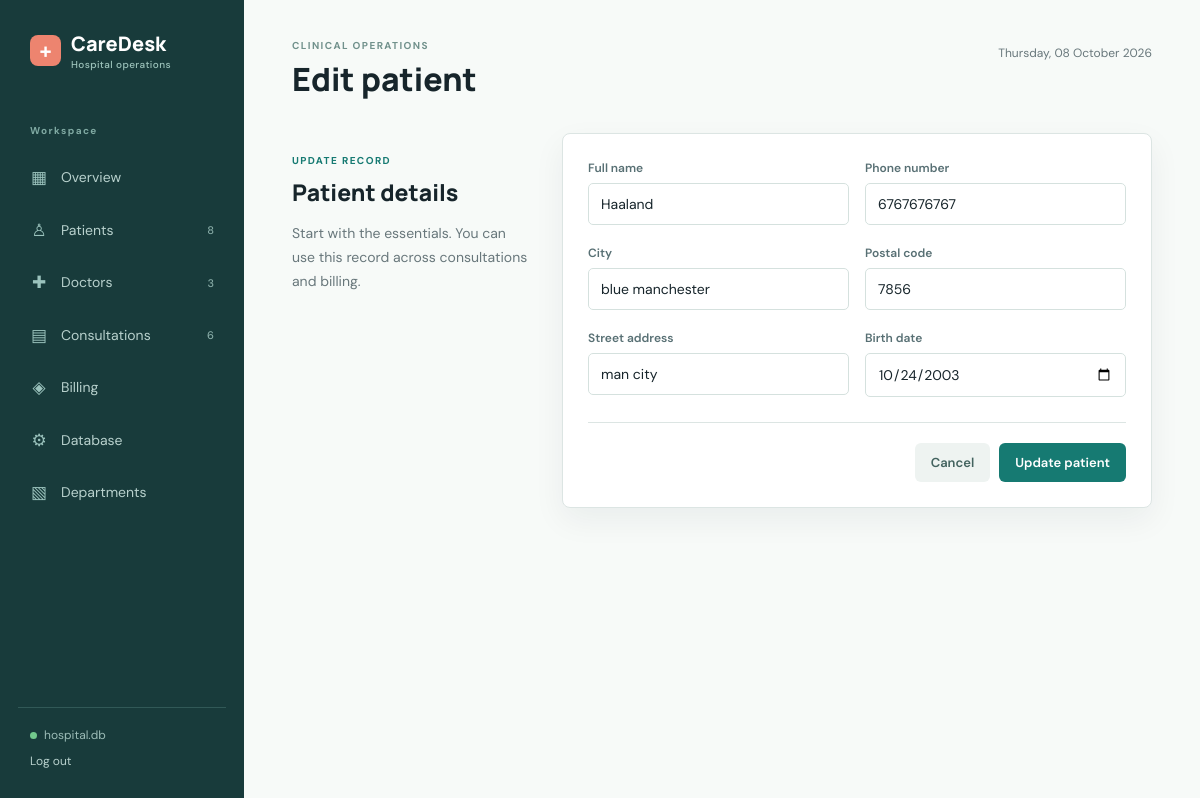
Page /patients/8/edit (signed in) on the committed database.
### tables this page shows
CREATE TABLE "Patient" (
    "ID"         INTEGER PRIMARY KEY AUTOINCREMENT,
    "Name"       TEXT NOT NULL,
    "City"       TEXT NOT NULL,
    "PhoneNo"    TEXT NOT NULL UNIQUE,
    "Street"     TEXT,
    "Pincode"    INTEGER NOT NULL,
    "birthdate"  TEXT
);

### app.py (the view, shortened to what this page needs)
@app.route("/patients/<int:patient_id>/edit", methods=("GET", "POST"))
def edit_patient(patient_id):
    record = fetch_one('SELECT * FROM "Patient" WHERE "ID" = ?', (patient_id,))
    if record is None:
        flash("Patient record not found.", "error")
        return redirect(url_for("patients"))
    return render_template("patient_form.html", record=record, editing=True)

### app.py (called while the page is built, shortened)
@app.before_request
def require_login():
    public_endpoints = {"login", "static"}
    if request.endpoint not in public_endpoints and not session.get("logged_in"):
        return redirect(url_for("login"))

def get_db():
    if "db" not in g:
        g.db = sqlite3.connect(app.config["DATABASE"])
        g.db.row_factory = sqlite3.Row
        g.db.execute("PRAGMA foreign_keys = ON")
    return g.db

def fetch_one(query, parameters=()):
    return get_db().execute(query, parameters).fetchone()

@app.context_processor
def inject_navigation_counts():
    return {
        "now": datetime.now,
        "database_name": Path(app.config["DATABASE"]).name,
        "nav_counts": {
            "patients": fetch_one('SELECT COUNT(*) AS count FROM "Patient"')["count"],
            "doctors": fetch_one('SELECT COUNT(*) AS count FROM "Doctor"')["count"],
            "consultations": fetch_one('SELECT COUNT(*) AS count FROM "Consultation"')["count"],
        }
    }

### templates/patient_form.html
{% extends 'base.html' %}{% block title %}{{ 'Edit patient' if editing else 'Register patient' }}{% endblock %}{% block
heading %}{{ 'Edit patient' if editing else 'Register patient' }}{% endblock %} {% block content %}
<div class="form-layout">
  <div class="form-note">
    <p class="eyebrow">{{ 'UPDATE RECORD' if editing else 'NEW RECORD' }}</p>
    <h2>Patient details</h2>
    <p>Start with the essentials. You can use this record across consultations and billing.</p>
  </div>
  <form class="panel form-panel" method="post">
    <div class="form-grid">
      <label>Full name
        <input name="name" value="{{ record.Name if record else '' }}" minlength="2" maxlength="120" required autofocus>
      </label>
      <label>Phone number
        <input name="phone" value="{{ record.PhoneNo if record else '' }}" type="tel" inputmode="numeric"
          pattern="[0-9]{10}" minlength="10" maxlength="10" placeholder="1234567890" required>
      </label>
      <label>City
        <input name="city" value="{{ record.City if record else '' }}" maxlength="100" required>
      </label>
      <label>Postal code
        <input name="pincode" value="{{ record.Pincode if record else '' }}" inputmode="numeric" pattern="[0-9]{4,10}"
          minlength="4" maxlength="10" required>
      </label>
      <label>Street address
        <input name="street" value="{{ record.Street if record else '' }}" maxlength="200">
      </label>
      <label>Birth date
        <input name="birthdate" type="date" value="{{ record.birthdate if record else '2003-10-24' }}"
          max="{{ now().strftime('%Y-%m-%d') }}">
      </label>
    </div>
    <div class="form-actions">
      <a class="button secondary" href="{{ url_for('patients') }}">Cancel</a>
      <button class="button" type="submit">{{ 'Update patient' if editing else 'Save patient' }}</button>
    </div>
  </form>
</div>
{% endblock %}

### static/style.css (style rules this page uses)
:root { --ink: #17252b; --muted: #68777b; --line: #dce5e3; --paper: #f7faf8; --white: #fff; --teal: #167a72; --teal-dark: #105d57; --coral: #e97967; --blue: #5f8fc2; --green: #69a77d; --gold: #d6a858; --shadow: 0 12px 32px rgba(23, 37, 43, .06) }
* { box-sizing: border-box }
body { margin: 0; background: var(--paper); color: var(--ink); font: 14px/1.5 'DM Sans', sans-serif }
.nav-label, .eyebrow { font-size: 10px; letter-spacing: .14em; font-weight: 700; color: #76918f; margin: 0 12px 12px }
.button { display: inline-block; border: 0; border-radius: 6px; background: var(--teal); color: #fff; padding: 11px 16px; text-decoration: none; font: 600 13px 'DM Sans', sans-serif; cursor: pointer }
.panel { background: #fff; border: 1px solid var(--line); border-radius: 8px; box-shadow: var(--shadow); overflow: hidden }
.panel-heading h2, .form-note h2 { font: 800 19px 'Manrope', sans-serif; margin: 2px 0 }
input, select { width: 100%; border: 1px solid #d5e1de; border-radius: 5px; padding: 11px 12px; background: #fff; color: var(--ink); font: 14px 'DM Sans', sans-serif }
.form-layout { display: grid; grid-template-columns: 240px minmax(450px, 720px); gap: 30px; align-items: start }
.form-note { padding: 20px 0 }
.form-note .eyebrow { margin: 0; color: var(--teal) }
.form-note h2 { font-size: 23px; margin-top: 8px }
.form-note p:last-child { color: var(--muted); line-height: 1.7 }
.form-panel { padding: 25px }
.form-grid { display: grid; grid-template-columns: 1fr 1fr; gap: 19px 16px }
.form-grid label { font-size: 12px; color: #587074; font-weight: 600 }
.form-grid input, .form-grid select { display: block; margin-top: 6px }
.form-actions { display: flex; justify-content: flex-end; gap: 9px; border-top: 1px solid var(--line); padding-top: 20px; margin-top: 25px }
.secondary { background: #eef3f1; color: #43635f }

### rows in the picture
Patient: name "Haaland", phone "6767676767", city "blue manchester", pincode "7856", street "man city", birthdate "10/24/2003"

### other values in the picture
{{ nav_counts.patients }} "8"
{{ nav_counts.doctors }} "3"
{{ nav_counts.consultations }} "6"
{{ database_name }} "hospital.db"
{{ 'Edit patient' if editing else 'Register patient' }} "Edit patient"
{{ 'UPDATE RECORD' if editing else 'NEW RECORD' }} "UPDATE RECORD"
{{ 'Update patient' if editing else 'Save patient' }} "Update patient"
